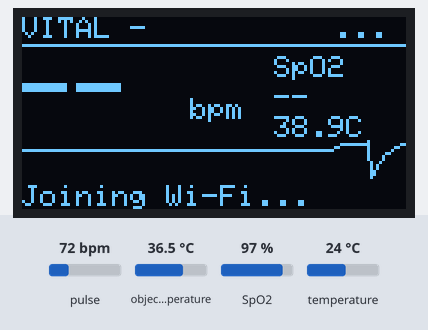
A sketch run on a simulated ESP32. Parts: 128×64 one-colour display. Inputs (shaded band) come from the test bench; at power-on: pulse 72 bpm, object temperature 36.5 °C, SpO2 97 %, temperature 24 °C. WiFi joins after 1.5 s; servers stay silent unless stated; uploads are accepted with an empty reply; what the sketch prints to the serial monitor is not drawn.

Above: at 1.4 s.
1.5 s: pulse set to 42 bpm
At 2.02 s:
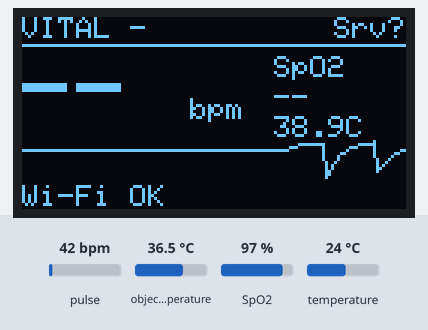
4.0 s: object temperature set to 20 °C
At 4.43 s:
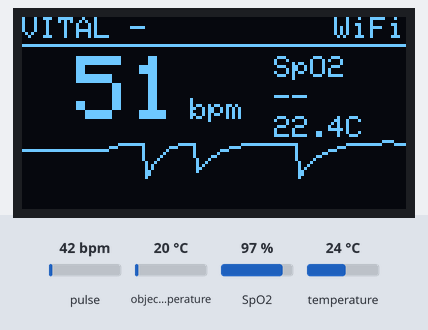
7.4 s: SpO2 set to 80 %
At 8.47 s:
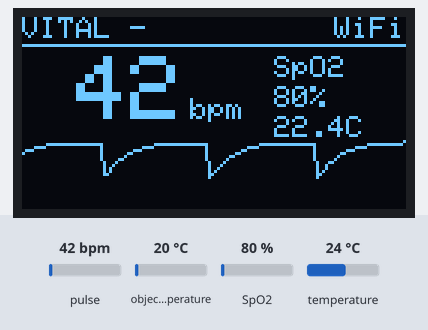
9.8 s: pulse set to 70 bpm
At 10.08 s:
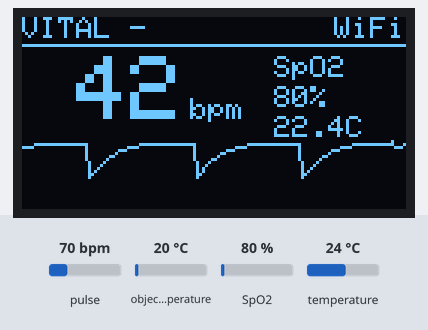
11.4 s: object temperature set to 26 °C
At 12.49 s:
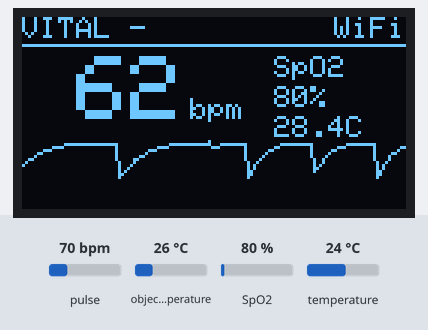

The sketch:

vital_firmware.ino
```cpp
/*
  VITAL firmware - ESP32 DevKit V1 (Arduino IDE)

  Reads the MAX30102 (heart rate + SpO2) and MLX90614 (temperature),
  shows readings on the 0.96" SSD1306 OLED, and sends one JSON message per
  second to the VITAL server over Wi-Fi.

  Architecture (two FreeRTOS tasks on the two ESP32 cores):
    core 1  loop()        : read sensors over I2C, detect beats, compute SpO2,
                            draw the OLED, pack 1 second of data
    core 0  networkTask() : keep Wi-Fi connected, POST each packet to the
                            server, read back the user name / alert flag
  A FreeRTOS queue passes packets from core 1 to core 0, so slow Wi-Fi never
  makes the sensor miss samples.

  Wiring (all modules share the I2C bus):
    3V3 -> VIN/VCC     GND -> GND     GPIO21 -> SDA     GPIO22 -> SCL

  Libraries (Arduino IDE -> Tools -> Manage Libraries):
    SparkFun MAX3010x Pulse and Proximity Sensor Library
    Adafruit MLX90614 Library
    Adafruit SSD1306 (+ Adafruit GFX Library, Adafruit BusIO)
*/
#include <Wire.h>
#include <WiFi.h>
#include <HTTPClient.h>
#include "MAX30105.h"          // SparkFun library, works with the MAX30102
#include "heartRate.h"         // beat detection (PBA algorithm)
#include "spo2_algorithm.h"    // Maxim reference SpO2 algorithm
#include <Adafruit_MLX90614.h>
#include <Adafruit_GFX.h>
#include <Adafruit_SSD1306.h>
#include "config.h"

#define FIRMWARE_VERSION "1.0"
#define SAMPLES_PER_SEC  25        // 100 Hz LED sampling, averaged 4x -> 25 samples/s
#define FINGER_IR        50000     // IR below this = no finger on the sensor
#define SPO2_BUF         100       // 4 seconds, what the Maxim algorithm expects

MAX30105 pox;
Adafruit_MLX90614 mlx;
Adafruit_SSD1306 oled(128, 64, &Wire, -1);
bool haveOled = false, havePox = false, haveMlx = false;

// ---------------------------------------------------------------- packets
struct Packet {
  uint32_t wave[SAMPLES_PER_SEC];      // IR waveform (inverted so beats point up)
  uint32_t redWave[SAMPLES_PER_SEC];
  uint8_t  n;
  float    bpm;
  float    spo2;
  float    skin;                       // MLX90614 object temperature
  float    ambient;
  bool     finger;
  uint32_t irRaw, redRaw;              // average raw values over the second
};
QueueHandle_t packetQueue;
Packet cur;
uint64_t irSum = 0, redSum = 0;

// ---------------------------------------------------------------- shared with network task
SemaphoreHandle_t stateMutex;
char serverUser[24] = "";
char serverMsg[24]  = "Connecting...";
bool serverAlert = false;
float serverTemp = NAN;
volatile bool wifiOk = false, serverOk = false;
volatile int  wifiRssi = 0;

// ---------------------------------------------------------------- signal processing state
const uint8_t RATE_SIZE = 4;           // average the last 4 beats
float rates[RATE_SIZE];
uint8_t rateSpot = 0, rateCount = 0;
unsigned long lastBeat = 0;
float beatAvg = 0;

uint32_t irBuf[SPO2_BUF], redBuf[SPO2_BUF];
int bufLen = 0, newSamples = 0;
int32_t spo2Value = 0, hrMaxim = 0;
int8_t spo2Valid = 0, hrValid = 0;
float lastGoodSpo2 = 0;
unsigned long lastGoodSpo2At = 0;

float dcIr = 0, dcRed = 0;             // slow average used to flip the waveform
int16_t graph[128];                    // OLED pulse trace
uint8_t graphPos = 0;
bool finger = false;
float lastSkin = NAN, lastAmbient = NAN;

unsigned long lastPacketAt = 0, lastDrawAt = 0;

void networkTask(void *arg);

// =====================================================================
void showBoot(const char *line1, const char *line2) {
  if (!haveOled) return;
  oled.clearDisplay();
  oled.setTextColor(SSD1306_WHITE);
  oled.setTextSize(2); oled.setCursor(28, 8); oled.print("VITAL");
  oled.setTextSize(1); oled.setCursor(0, 36); oled.print(line1);
  oled.setCursor(0, 48); oled.print(line2);
  oled.display();
}

void setup() {
  Serial.begin(115200);
  delay(200);
  Serial.println("\nVITAL firmware " FIRMWARE_VERSION);

  Wire.begin(21, 22);                 // SDA, SCL
  Wire.setClock(100000);              // 100 kHz: the MLX90614 supports at most 100 kHz

  haveOled = oled.begin(SSD1306_SWITCHCAPVCC, 0x3C);
  showBoot("Starting sensors...", "");

  havePox = pox.begin(Wire, I2C_SPEED_STANDARD);        // 0x57
  if (havePox) pox.setup(60, 4, 2, 100, 411, 4096);    // LED power, avg 4, red+IR, 100 Hz, 411 us, 4096 nA
  haveMlx = mlx.begin();                                // 0x5A

  Serial.printf("OLED %s | MAX30102 %s | MLX90614 %s\n",
                haveOled ? "OK" : "MISSING", havePox ? "OK" : "MISSING", haveMlx ? "OK" : "MISSING");
  char status[32];
  snprintf(status, sizeof status, "PPG:%s  Temp:%s", havePox ? "ok" : "--", haveMlx ? "ok" : "--");
  showBoot(status, "Joining Wi-Fi...");

  stateMutex  = xSemaphoreCreateMutex();
  packetQueue = xQueueCreate(3, sizeof(Packet));
  xTaskCreatePinnedToCore(networkTask, "network", 8192, NULL, 1, NULL, 0);   // core 0
  memset(&cur, 0, sizeof cur);
  lastPacketAt = millis();
}

// =====================================================================
//  Sensor side (core 1)
// =====================================================================
void onSample(uint32_t ir, uint32_t red) {
  finger = ir > FINGER_IR;

  // slow-moving average (DC) so the waveform can be flipped: more blood = less light back
  if (dcIr == 0) { dcIr = ir; dcRed = red; }
  dcIr  += (ir  - dcIr)  * 0.02f;
  dcRed += (red - dcRed) * 0.02f;
  float wIr  = 2 * dcIr  - (float)ir;
  float wRed = 2 * dcRed - (float)red;

  if (cur.n < SAMPLES_PER_SEC) {
    cur.wave[cur.n]    = wIr  > 0 ? (uint32_t)wIr  : 0;
    cur.redWave[cur.n] = wRed > 0 ? (uint32_t)wRed : 0;
    cur.n++;
  }
  irSum += ir; redSum += red;

  graph[graphPos] = (int16_t)constrain(wIr - dcIr, -2000.0f, 2000.0f);
  graphPos = (graphPos + 1) % 128;

  if (!finger) {                       // reset everything when the finger is lifted
    rateCount = 0; beatAvg = 0; bufLen = 0; newSamples = 0;
    return;
  }

  // ---- heart rate: time between beats, averaged over the last 4 beats
  if (checkForBeat((int32_t)ir)) {
    unsigned long now = millis();
    unsigned long dt = now - lastBeat;
    lastBeat = now;
    float bpm = 60.0f / (dt / 1000.0f);
    if (bpm > 30 && bpm < 220) {       // ignore impossible values
      rates[rateSpot] = bpm;
      rateSpot = (rateSpot + 1) % RATE_SIZE;
      if (rateCount < RATE_SIZE) rateCount++;
      float sum = 0;
      for (uint8_t i = 0; i < rateCount; i++) sum += rates[i];
      beatAvg = sum / rateCount;
    }
  }

  // ---- SpO2: Maxim algorithm on the last 4 seconds, recomputed every second
  if (bufLen < SPO2_BUF) {
    irBuf[bufLen] = ir; redBuf[bufLen] = red; bufLen++;
  } else {
    memmove(irBuf, irBuf + 1, (SPO2_BUF - 1) * sizeof(uint32_t));
    memmove(redBuf, redBuf + 1, (SPO2_BUF - 1) * sizeof(uint32_t));
    irBuf[SPO2_BUF - 1] = ir; redBuf[SPO2_BUF - 1] = red;
  }
  if (bufLen == SPO2_BUF && ++newSamples >= SAMPLES_PER_SEC) {
    newSamples = 0;
    maxim_heart_rate_and_oxygen_saturation(irBuf, SPO2_BUF, redBuf, &spo2Value, &spo2Valid, &hrMaxim, &hrValid);
    if (spo2Valid && spo2Value >= 70 && spo2Value <= 100) {
      lastGoodSpo2 = spo2Value;
      lastGoodSpo2At = millis();
    }
  }
}

void finishPacket() {
  if (haveMlx) {
    float s = mlx.readObjectTempC(), a = mlx.readAmbientTempC();
    if (!isnan(s) && s > -40 && s < 125) lastSkin = s;
    if (!isnan(a) && a > -40 && a < 125) lastAmbient = a;
  }
  cur.finger  = finger;
  cur.bpm     = (finger && rateCount >= 2) ? beatAvg : 0;
  cur.spo2    = (finger && millis() - lastGoodSpo2At < 8000) ? lastGoodSpo2 : 0;
  cur.skin    = lastSkin;
  cur.ambient = lastAmbient;
  cur.irRaw   = cur.n ? irSum / cur.n : 0;
  cur.redRaw  = cur.n ? redSum / cur.n : 0;
  xQueueSend(packetQueue, &cur, 0);    // if the queue is full, this second is dropped
  memset(&cur, 0, sizeof cur);
  irSum = redSum = 0;

  Serial.printf("finger=%d  HR=%.1f  SpO2=%.0f  skin=%.2fC  ambient=%.2fC  wifi=%d server=%d\n",
                finger, beatAvg, lastGoodSpo2, lastSkin, lastAmbient, wifiOk, serverOk);
}

void drawOled() {
  if (!haveOled) return;
  char user[24], msg[24]; bool alert; float temp;
  xSemaphoreTake(stateMutex, portMAX_DELAY);
  strcpy(user, serverUser); strcpy(msg, serverMsg); alert = serverAlert; temp = serverTemp;
  xSemaphoreGive(stateMutex);
  if (isnan(temp) && !isnan(lastSkin)) temp = lastSkin + TEMP_OFFSET_DEFAULT;

  oled.clearDisplay();
  oled.setTextColor(SSD1306_WHITE);
  oled.setTextSize(1);
  oled.setCursor(0, 0); oled.print("VITAL");
  oled.setCursor(36, 0); oled.print(user[0] ? user : "-");
  oled.setCursor(104, 0); oled.print(!wifiOk ? "..." : serverOk ? "WiFi" : "Srv?");
  oled.drawFastHLine(0, 9, 128, SSD1306_WHITE);

  if (!havePox) {
    oled.setCursor(0, 24); oled.print("MAX30102 not found");
    oled.setCursor(0, 36); oled.print("Check SDA/SCL wiring");
  } else if (!finger) {
    oled.setTextSize(2); oled.setCursor(4, 20); oled.print("Place");
    oled.setCursor(4, 38); oled.print("finger");
    oled.setTextSize(1);
    if (!isnan(lastAmbient)) { oled.setCursor(80, 24); oled.printf("Room"); oled.setCursor(80, 36); oled.printf("%.1fC", lastAmbient); }
  } else {
    oled.setTextSize(3); oled.setCursor(0, 13);
    if (rateCount >= 2) oled.printf("%3.0f", beatAvg); else oled.print("--");
    oled.setTextSize(1); oled.setCursor(56, 27); oled.print("bpm");
    oled.setCursor(84, 13); oled.print("SpO2");
    oled.setCursor(84, 23); if (lastGoodSpo2 > 0) oled.printf("%.0f%%", lastGoodSpo2); else oled.print("--");
    oled.setCursor(84, 33); if (!isnan(temp)) oled.printf("%.1fC", temp); else oled.print("--");
    // pulse trace, scaled to the last ~5 seconds
    int16_t lo = 32767, hi = -32768;
    for (int i = 0; i < 128; i++) { lo = min(lo, graph[i]); hi = max(hi, graph[i]); }
    int span = max(1, hi - lo);
    int prevY = -1;
    for (int x = 0; x < 128; x++) {
      int v = graph[(graphPos + x) % 128];
      int y = 53 - (int)((long)(v - lo) * 12 / span);
      if (prevY >= 0) oled.drawLine(x - 1, prevY, x, y, SSD1306_WHITE);
      prevY = y;
    }
  }

  if (alert && (millis() / 400) % 2 == 0) {        // blinking alert bar
    oled.fillRect(0, 55, 128, 9, SSD1306_WHITE);
    oled.setTextColor(SSD1306_BLACK);
  }
  oled.setTextSize(1); oled.setCursor(0, 56); oled.print(msg);
  oled.display();
}

void loop() {
  if (havePox) {
    pox.check();                       // move new samples from the sensor FIFO into the library buffer
    while (pox.available()) {
      uint32_t red = pox.getFIFORed();
      uint32_t ir  = pox.getFIFOIR();
      pox.nextSample();
      onSample(ir, red);
    }
  }
  unsigned long now = millis();
  if (now - lastPacketAt >= 1000) { lastPacketAt += 1000; finishPacket(); }
  if (now - lastDrawAt >= 200)    { lastDrawAt = now;     drawOled(); }
  delay(2);
}

// =====================================================================
//  Network side (core 0)
// =====================================================================
// Read a value from the server's small JSON reply, e.g. "user":"Member 1"
String jsonValue(const String &js, const char *key) {
  String k = String("\"") + key + "\"";
  int i = js.indexOf(k);
  if (i < 0) return "";
  i = js.indexOf(':', i + k.length());
  if (i < 0) return "";
  i++;
  while (i < (int)js.length() && js[i] == ' ') i++;
  if (i < (int)js.length() && js[i] == '"') {
    int j = js.indexOf('"', i + 1);
    return j > i ? js.substring(i + 1, j) : "";
  }
  int j = i;
  while (j < (int)js.length() && js[j] != ',' && js[j] != '}') j++;
  String v = js.substring(i, j); v.trim();
  return v;
}

void appendArray(String &s, const uint32_t *a, uint8_t n) {
  s += '[';
  for (uint8_t i = 0; i < n; i++) { if (i) s += ','; s += a[i]; }
  s += ']';
}

String buildJson(const Packet &p) {
  String s; s.reserve(900);
  s += "{\"device\":\"" DEVICE_ID "\",\"fw\":\"" FIRMWARE_VERSION "\",\"rate\":100";
  s += ",\"rssi\":";    s += wifiRssi;
  s += ",\"finger\":";  s += p.finger ? "true" : "false";
  s += ",\"bpm\":";     s += String(p.bpm, 1);
  s += ",\"spo2\":";    s += String(p.spo2, 0);
  s += ",\"temp\":";    if (isnan(p.skin)) s += "null"; else s += String(p.skin, 2);
  s += ",\"ambient\":"; if (isnan(p.ambient)) s += "null"; else s += String(p.ambient, 2);
  s += ",\"ir\":";      s += p.irRaw;
  s += ",\"red\":";     s += p.redRaw;
  s += ",\"wave\":";     appendArray(s, p.wave, p.n);
  s += ",\"red_wave\":"; appendArray(s, p.redWave, p.n);
  s += '}';
  return s;
}

void setMsg(const char *msg) {
  xSemaphoreTake(stateMutex, portMAX_DELAY);
  strncpy(serverMsg, msg, sizeof serverMsg - 1); serverMsg[sizeof serverMsg - 1] = 0;
  xSemaphoreGive(stateMutex);
}

void networkTask(void *arg) {
  WiFi.mode(WIFI_STA);
  unsigned long lastTry = 0;
  Packet p;
  for (;;) {
    if (WiFi.status() != WL_CONNECTED) {
      wifiOk = false; serverOk = false;
      if (millis() - lastTry > 10000 || lastTry == 0) {
        lastTry = millis();
        Serial.printf("Connecting to Wi-Fi '%s'...\n", WIFI_SSID);
        setMsg("Joining Wi-Fi...");
        WiFi.disconnect();
        WiFi.begin(WIFI_SSID, WIFI_PASSWORD);
      }
      xQueueReceive(packetQueue, &p, pdMS_TO_TICKS(500));   // drop data while offline
      continue;
    }
    if (!wifiOk) {
      wifiOk = true;
      Serial.print("Wi-Fi connected, IP "); Serial.println(WiFi.localIP());
      setMsg("Wi-Fi OK");
    }
    wifiRssi = WiFi.RSSI();

    if (xQueueReceive(packetQueue, &p, pdMS_TO_TICKS(2000)) != pdTRUE) continue;

    HTTPClient http;
    http.begin(String(SERVER_URL) + "/api/reading");
    http.addHeader("Content-Type", "application/json");
    http.addHeader("X-Device-Key", DEVICE_KEY);
    http.setTimeout(1500);
    int code = http.POST(buildJson(p));
    if (code == 200) {
      String reply = http.getString();
      serverOk = true;
      String user = jsonValue(reply, "user"), msg = jsonValue(reply, "msg"), temp = jsonValue(reply, "temp");
      xSemaphoreTake(stateMutex, portMAX_DELAY);
      strncpy(serverUser, (user == "null") ? "" : user.c_str(), sizeof serverUser - 1);
      serverUser[sizeof serverUser - 1] = 0;
      strncpy(serverMsg, msg.c_str(), sizeof serverMsg - 1);
      serverMsg[sizeof serverMsg - 1] = 0;
      serverAlert = jsonValue(reply, "alert") == "true";
      serverTemp = (temp.length() && temp != "null") ? temp.toFloat() : NAN;
      xSemaphoreGive(stateMutex);
    } else {
      serverOk = false;
      Serial.printf("Server error %d (%s). Is SERVER_URL right and the server running?\n",
                    code, http.errorToString(code).c_str());
      setMsg(code == 403 ? "Wrong DEVICE_KEY" : "Server not found");
    }
    http.end();
  }
}
```

config.h
```cpp
// =====================================================================
//  VITAL firmware settings - edit these before uploading.
// =====================================================================
#pragma once

// Wi-Fi network (2.4 GHz only! On a phone hotspot turn on
// "Maximise compatibility" / 2.4 GHz band).
#define WIFI_SSID      "YourWiFiName"
#define WIFI_PASSWORD  "YourWiFiPassword"

// Address of the laptop running the VITAL server. When you run
// start_server.bat it prints a line like:
//   Put this in the firmware as SERVER_URL:  http://192.168.1.20:5000
// Copy that address here (no slash at the end).
#define SERVER_URL     "http://192.168.1.20:5000"

// Must match DEVICE_KEY in server/config.py
#define DEVICE_KEY     "vital-device-key"

// Name of this device (shown on the admin page)
#define DEVICE_ID      "vital-01"

// Used only to show a temperature on the OLED before the server replies.
// The server applies each user's own calibrated offset.
#define TEMP_OFFSET_DEFAULT 2.4
```
